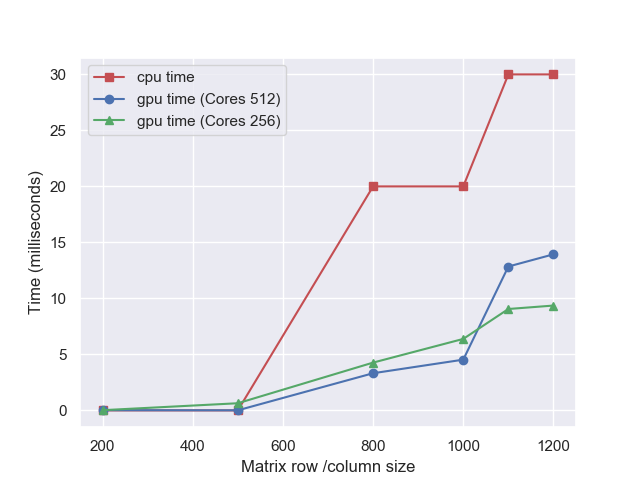

Reproduce this figure in Python.
import matplotlib.pyplot as plt
import seaborn as sns
import numpy as np
from pandas import read_excel

# get the input xls file 
measurements_file = read_excel("measurements.xlsx", sheet_name="Sheet2")

# seaborn styling
sns.set()

# plot the matrix N to CPU time
plt.plot(measurements_file["N"], measurements_file["cpu time"], "rs-")
plt.plot(measurements_file["N"], measurements_file["gpu time (Cores 512)"], "bo-")
plt.plot(measurements_file["N"], measurements_file["gpu time (Cores 256)"], "g^-")
# plt.xscale("log")
plt.xlabel("Matrix row /column size")
plt.ylabel("Time (milliseconds)")
plt.legend(loc="upper left")
plt.show()
